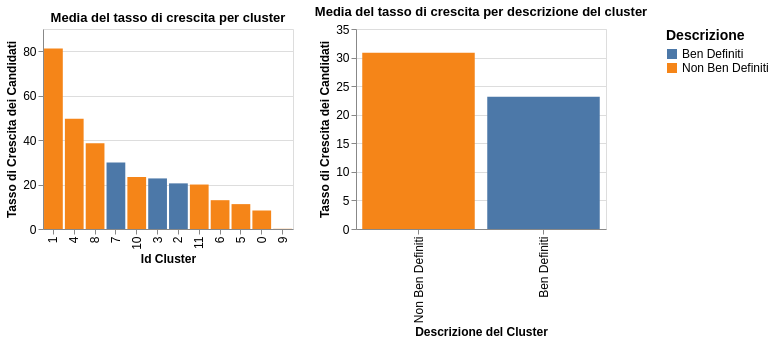

Write a Vega-Lite specification for this figure.
### Vega-Lite specification from a JSON file in a GitHub repository (floating-point values rounded to 4 significant figures)
{"$schema": "https://vega.github.io/schema/vega-lite/v5.17.0.json", "config": {"view": {"continuousHeight": 300, "continuousWidth": 300}}, "datasets": {"data-8372e5c8164ed2b29805082404b797e4": [{"Descrizione": "Ben Definiti", "TassoCrescCand": 23.13}, {"Descrizione": "Non Ben Definiti", "TassoCrescCand": 30.84}], "data-a95a6a7d191f6f51982833c53192f42e": [{"Descrizione": "Non Ben Definiti", "TassoCrescCand": 8.324, "label": 0}, {"Descrizione": "Non Ben Definiti", "TassoCrescCand": 81.17, "label": 1}, {"Descrizione": "Ben Definiti", "TassoCrescCand": 20.53, "label": 2}, {"Descrizione": "Ben Definiti", "TassoCrescCand": 22.76, "label": 3}, {"Descrizione": "Non Ben Definiti", "TassoCrescCand": 49.6, "label": 4}, {"Descrizione": "Non Ben Definiti", "TassoCrescCand": 11.2, "label": 5}, {"Descrizione": "Non Ben Definiti", "TassoCrescCand": 12.97, "label": 6}, {"Descrizione": "Ben Definiti", "TassoCrescCand": 29.93, "label": 7}, {"Descrizione": "Non Ben Definiti", "TassoCrescCand": 38.54, "label": 8}, {"Descrizione": "Non Ben Definiti", "TassoCrescCand": 0.08367, "label": 9}, {"Descrizione": "Non Ben Definiti", "TassoCrescCand": 23.36, "label": 10}, {"Descrizione": "Non Ben Definiti", "TassoCrescCand": 20.01, "label": 11}]}, "hconcat": [{"data": {"name": "data-a95a6a7d191f6f51982833c53192f42e"}, "encoding": {"color": {"field": "Descrizione", "legend": {"labelFontSize": 12, "titleFontSize": 14}, "title": "Descrizione", "type": "nominal"}, "x": {"axis": {"labelFontSize": 12, "title": "Id Cluster", "titleFontSize": 12}, "field": "label", "sort": {"field": "TassoCrescCand", "order": "descending"}, "type": "nominal"}, "y": {"axis": {"labelFontSize": 12, "title": "Tasso di Crescita dei Candidati", "titleFontSize": 12}, "field": "TassoCrescCand", "type": "quantitative"}}, "height": 200, "mark": {"type": "bar"}, "title": "Media del tasso di crescita per cluster", "width": 250}, {"data": {"name": "data-8372e5c8164ed2b29805082404b797e4"}, "encoding": {"color": {"field": "Descrizione", "legend": {"labelFontSize": 12, "titleFontSize": 14}, "title": "Descrizione", "type": "nominal"}, "x": {"axis": {"labelFontSize": 12, "title": "Descrizione del Cluster", "titleFontSize": 12}, "field": "Descrizione", "sort": {"field": "TassoCrescCand", "order": "descending"}, "type": "nominal"}, "y": {"axis": {"labelFontSize": 12, "title": "Tasso di Crescita dei Candidati", "titleFontSize": 12}, "field": "TassoCrescCand", "type": "quantitative"}}, "height": 200, "mark": {"type": "bar"}, "title": "Media del tasso di crescita per descrizione del cluster", "width": 250}]}
